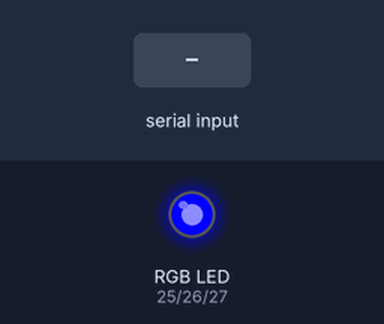
The sketch below on a simulated ESP32. Parts: an RGB LED mixed from three pins (HIGH = lit). The inputs (shaded band) are chosen by the test bench. I2S audio is not simulated (input reads silence); what the sketch prints to the serial monitor is not drawn.

Above: at 0.1 s.
At 2.7 s:
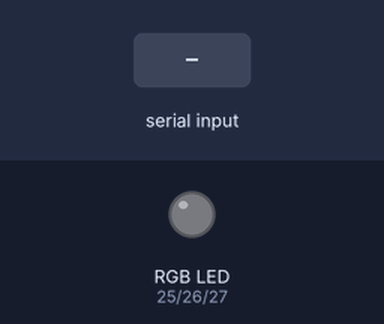
2.8 s: "CAPTURE_AUDIO\n" received over Serial
At 3.2 s:
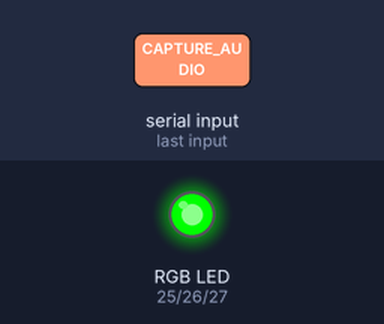
Timing chart, 0 to 38.3 s (numbered marks = the images above; inputs shaded):
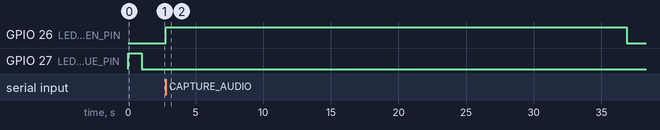

The sketch:

esp32_audio_serial.ino
```cpp
/*
   Project   : Modified from Forest Guard by Mukesh Shankhala (Final Patch for 38-pin ESP32)
   Description:
   Streams raw audio data from the INMP441 I²S microphone over serial.
   Visual feedback is handled via a standard multi-pin RGB LED.
*/

#include <Arduino.h>
#include <driver/i2s.h>

// ====== CONFIG ======
const i2s_port_t I2S_PORT = I2S_NUM_0;
constexpr int SAMPLE_RATE   = 16000;     // Hz
constexpr int SECONDS_TO_GRAB = 10;      // 10 seconds
constexpr bool MIC_ON_RIGHT = false;     // Left channel tracking for INMP441 (L/R tied to GND)

// SAFE PINS for 38-Pin ESP32 (Do not use 6-11)
#define I2S_BCK  14
#define I2S_WS   15
#define I2S_SD   32

// Standard RGB LED Pins (Safe Output GPIOs)
#define LED_RED_PIN   25
#define LED_GREEN_PIN 26
#define LED_BLUE_PIN  27

// I2S DMA settings
constexpr int DMA_BUF_COUNT = 8;
constexpr int DMA_BUF_LEN   = 256;

// Data sizing metrics
constexpr size_t TOTAL_SAMPLES = SAMPLE_RATE * SECONDS_TO_GRAB;
constexpr size_t BYTES_TO_SEND = TOTAL_SAMPLES * sizeof(int16_t);

static inline int16_t s32_to_s16(int32_t s32) {
  return (int16_t)(s32 >> 11);
}

// Helper function to manage standard RGB LED states
void setRGBColor(bool redState, bool greenState, bool blueState) {
  // For Common Cathode: HIGH = On, LOW = Off
  digitalWrite(LED_RED_PIN, redState ? HIGH : LOW);
  digitalWrite(LED_GREEN_PIN, greenState ? HIGH : LOW);
  digitalWrite(LED_BLUE_PIN, blueState ? HIGH : LOW);
}

void setup() {
  Serial.begin(115200);

  // Initialize RGB Pins as Output
  pinMode(LED_RED_PIN, OUTPUT);
  pinMode(LED_GREEN_PIN, OUTPUT);
  pinMode(LED_BLUE_PIN, OUTPUT);

  // Status Indicator: Blue during boot staging
  setRGBColor(false, false, true);
  delay(1000);

  i2s_config_t i2s_config = {
    .mode = (i2s_mode_t)(I2S_MODE_MASTER | I2S_MODE_RX),
    .sample_rate = SAMPLE_RATE,
    .bits_per_sample = I2S_BITS_PER_SAMPLE_32BIT,
    .channel_format = MIC_ON_RIGHT ? I2S_CHANNEL_FMT_ONLY_RIGHT : I2S_CHANNEL_FMT_ONLY_LEFT,
    .communication_format = (i2s_comm_format_t)(I2S_COMM_FORMAT_I2S | I2S_COMM_FORMAT_I2S_MSB),
    .intr_alloc_flags = ESP_INTR_FLAG_LEVEL1,
    .dma_buf_count = DMA_BUF_COUNT,
    .dma_buf_len = DMA_BUF_LEN,
    .use_apll = false,
    .tx_desc_auto_clear = false,
    .fixed_mclk = 0
  };

  i2s_pin_config_t pin_config = {
    .bck_io_num = I2S_BCK,
    .ws_io_num = I2S_WS,
    .data_out_num = -1,
    .data_in_num = I2S_SD
  };

  if (i2s_driver_install(I2S_PORT, &i2s_config, 0, nullptr) != ESP_OK) {
    while (true) {
      // Blink Red if driver installation fails
      setRGBColor(true, false, false);
      delay(500);
      setRGBColor(false, false, false);
      delay(500);
    }
  }

  if (i2s_set_pin(I2S_PORT, &pin_config) != ESP_OK) {
    while (true) { delay(1000); }
  }

  i2s_zero_dma_buffer(I2S_PORT);

  // Python Fix: Serial.println("READY") intentionally left out here.

  // Turn off light when ready for commands
  setRGBColor(false, false, false);
  delay(500);
}

void capture_and_send_10s() {
  Serial.print("START_AUDIO ");
  Serial.println((unsigned)BYTES_TO_SEND);

  constexpr size_t READ_CHUNK_BYTES = 1024;
  alignas(4) uint8_t i2s_raw[READ_CHUNK_BYTES];
  size_t samples_sent = 0;

  while (samples_sent < TOTAL_SAMPLES) {
    size_t bytes_read = 0;
    esp_err_t r = i2s_read(I2S_PORT, i2s_raw, sizeof(i2s_raw), &bytes_read, portMAX_DELAY);
    if (r != ESP_OK || bytes_read == 0) continue;

    size_t frames = bytes_read / 4;
    for (size_t i = 0; i < frames && samples_sent < TOTAL_SAMPLES; ++i) {
      int32_t s32;
      memcpy(&s32, &i2s_raw[i * 4], 4);
      int16_t s16 = s32_to_s16(s32);
      Serial.write((uint8_t*)&s16, sizeof(s16));
      samples_sent++;
    }
  }

  Serial.println();
  Serial.println("END_AUDIO");
}

void loop() {
  if (Serial.available()) {
    String cmd = Serial.readStringUntil('\n');
    cmd.trim();
    if (cmd == "CAPTURE_AUDIO") {
      // Status Indicator: Solid Green during recording window
      setRGBColor(false, true, false);

      capture_and_send_10s();

      // Return to blank state when capture window terminates
      setRGBColor(false, false, false);
    }
  }
}
```

Measured:
- after the input at 2.8 s, GPIO 26 (LED_GREEN_PIN): LOW → HIGH at once, → LOW 34.1 s later
